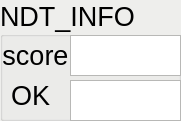
     <widget class="QGroupBox" name="gb2_ndt_info">
      <property name="enabled">
       <bool>true</bool>
      </property>
      <property name="geometry">
       <rect>
        <x>70</x>
        <y>550</y>
        <width>181</width>
        <height>121</height>
       </rect>
      </property>
      <property name="palette">
       <palette>
        <active>
         <colorrole role="Base">
          <brush brushstyle="SolidPattern">
           <color alpha="255">
            <red>255</red>
            <green>255</green>
            <blue>255</blue>
           </color>
          </brush>
         </colorrole>
         <colorrole role="Window">
          <brush brushstyle="SolidPattern">
           <color alpha="255">
            <red>238</red>
            <green>238</green>
            <blue>236</blue>
           </color>
          </brush>
         </colorrole>
        </active>
        <inactive>
         <colorrole role="Base">
          <brush brushstyle="SolidPattern">
           <color alpha="255">
            <red>255</red>
            <green>255</green>
            <blue>255</blue>
           </color>
          </brush>
         </colorrole>
         <colorrole role="Window">
          <brush brushstyle="SolidPattern">
           <color alpha="255">
            <red>238</red>
            <green>238</green>
            <blue>236</blue>
           </color>
          </brush>
         </colorrole>
        </inactive>
        <disabled>
         <colorrole role="Base">
          <brush brushstyle="SolidPattern">
           <color alpha="255">
            <red>238</red>
            <green>238</green>
            <blue>236</blue>
           </color>
          </brush>
         </colorrole>
         <colorrole role="Window">
          <brush brushstyle="SolidPattern">
           <color alpha="255">
            <red>238</red>
            <green>238</green>
            <blue>236</blue>
           </color>
          </brush>
         </colorrole>
        </disabled>
       </palette>
      </property>
      <property name="font">
       <font>
        <pointsize>20</pointsize>
       </font>
      </property>
      <property name="autoFillBackground">
       <bool>true</bool>
      </property>
      <property name="title">
       <string>NDT_INFO</string>
      </property>
      <widget class="QLabel" name="lb2_ndt_score">
       <property name="geometry">
        <rect>
         <x>0</x>
         <y>40</y>
         <width>71</width>
         <height>31</height>
        </rect>
       </property>
       <property name="font">
        <font>
         <pointsize>20</pointsize>
        </font>
       </property>
       <property name="cursor">
        <cursorShape>SplitVCursor</cursorShape>
       </property>
       <property name="text">
        <string>score</string>
       </property>
       <property name="scaledContents">
        <bool>false</bool>
       </property>
       <property name="alignment">
        <set>Qt::AlignCenter</set>
       </property>
      </widget>
      <widget class="QTextEdit" name="tx2_ndt_score">
       <property name="geometry">
        <rect>
         <x>70</x>
         <y>35</y>
         <width>111</width>
         <height>41</height>
        </rect>
       </property>
       <property name="font">
        <font>
         <pointsize>20</pointsize>
        </font>
       </property>
       <property name="autoFillBackground">
        <bool>true</bool>
       </property>
       <property name="lineWidth">
        <number>0</number>
       </property>
       <property name="verticalScrollBarPolicy">
        <enum>Qt::ScrollBarAlwaysOff</enum>
       </property>
       <property name="horizontalScrollBarPolicy">
        <enum>Qt::ScrollBarAlwaysOff</enum>
       </property>
       <property name="readOnly">
        <bool>true</bool>
       </property>
       <property name="textInteractionFlags">
        <set>Qt::TextSelectableByMouse</set>
       </property>
      </widget>
      <widget class="QLabel" name="lb2_ndt_OK">
       <property name="geometry">
        <rect>
         <x>0</x>
         <y>80</y>
         <width>61</width>
         <height>31</height>
        </rect>
       </property>
       <property name="font">
        <font>
         <pointsize>20</pointsize>
        </font>
       </property>
       <property name="cursor">
        <cursorShape>SplitVCursor</cursorShape>
       </property>
       <property name="text">
        <string>OK</string>
       </property>
       <property name="scaledContents">
        <bool>false</bool>
       </property>
       <property name="alignment">
        <set>Qt::AlignCenter</set>
       </property>
      </widget>
      <widget class="QTextEdit" name="tx2_ndt_ok">
       <property name="geometry">
        <rect>
         <x>70</x>
         <y>80</y>
         <width>111</width>
         <height>41</height>
        </rect>
       </property>
       <property name="font">
        <font>
         <pointsize>20</pointsize>
        </font>
       </property>
       <property name="autoFillBackground">
        <bool>true</bool>
       </property>
       <property name="lineWidth">
        <number>0</number>
       </property>
       <property name="verticalScrollBarPolicy">
        <enum>Qt::ScrollBarAlwaysOff</enum>
       </property>
       <property name="horizontalScrollBarPolicy">
        <enum>Qt::ScrollBarAlwaysOff</enum>
       </property>
       <property name="readOnly">
        <bool>true</bool>
       </property>
       <property name="textInteractionFlags">
        <set>Qt::TextSelectableByMouse</set>
       </property>
      </widget>
     </widget>
